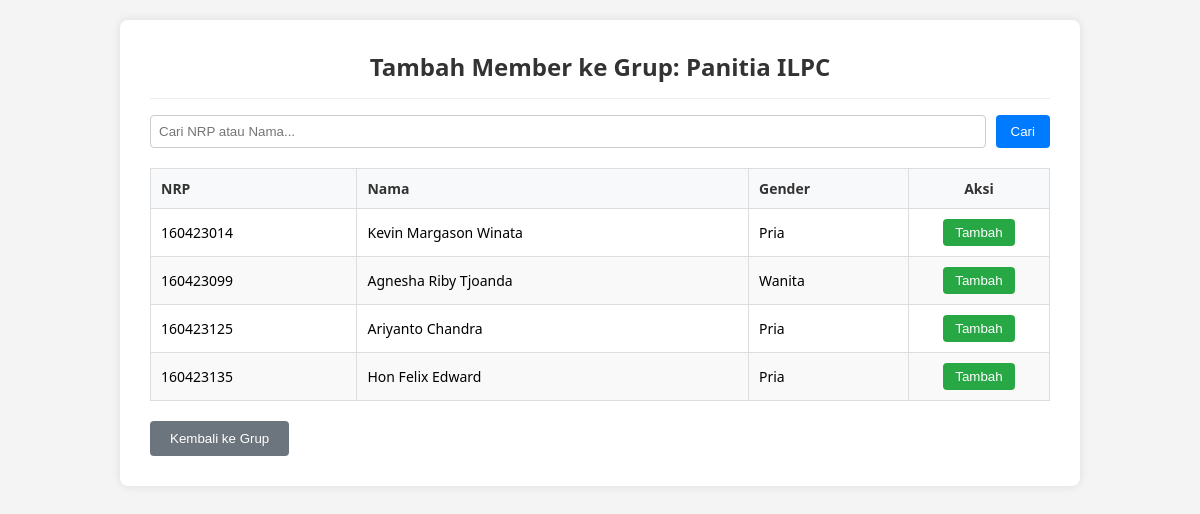
/tambah_member.php?id=1 (signed in), run on the app's committed database.
### tables this page shows
CREATE TABLE `grup` (
  `idgrup` int(11) NOT NULL,
  `username_pembuat` varchar(20) NOT NULL,
  `nama` varchar(45) DEFAULT NULL,
  `deskripsi` varchar(45) DEFAULT NULL,
  `tanggal_pembentukan` datetime DEFAULT NULL,
  `jenis` enum('Privat','Publik') DEFAULT NULL,
  `kode_pendaftaran` varchar(45) DEFAULT NULL
);

CREATE TABLE `mahasiswa` (
  `nrp` char(9) NOT NULL,
  `nama` varchar(45) DEFAULT NULL,
  `gender` enum('Pria','Wanita') DEFAULT NULL,
  `tanggal_lahir` date DEFAULT NULL,
  `angkatan` year(4) DEFAULT NULL,
  `foto_extention` varchar(4) DEFAULT NULL
);

### class/parent.php (called while the page is built, shortened)
<?php
class classParent {
	public function __construct(){
		$this->mysqli =
		new mysqli(SERVER, UID, PWD, DB);
	}
}
?>

### class/grup.php (called while the page is built, shortened)
<?php
require_once("parent.php");
class Grup extends classParent {
    public function getGrup($idgrup = null) {
        if ($idgrup) {
            $sql = "SELECT * FROM grup WHERE idgrup = ?";
            $stmt = $this->mysqli->prepare($sql);
            $stmt->bind_param("i", $idgrup);
            $stmt->execute();
            $res = $stmt->get_result();
            $data = $res->fetch_assoc();
            return $data;
        }
    }
}
?>

### class/mahasiswa.php (called while the page is built, shortened)
<?php
require_once("parent.php");
class Mahasiswa extends classParent {
    public function getMahasiswa($nrp = null) {
        if ($nrp) {
            $sql = "SELECT * FROM mahasiswa WHERE nrp=?";
            $stmt = $this->mysqli->prepare($sql);
            $stmt->bind_param("s", $nrp);
            $stmt->execute();
            $res = $stmt->get_result();
            $data = $res->fetch_assoc();
            $stmt->close();
            return $data;
        } else {
            $sql = "SELECT * FROM mahasiswa";
            $stmt = $this->mysqli->prepare($sql);
            $stmt->execute();
            $res = $stmt->get_result();
            $data = [];
            while ($row = $res->fetch_assoc()) {
                $data[] = $row;
            }
            return $data;
        }
    }
}
?>

### class/member_grup.php (called while the page is built, shortened)
<?php
require_once("parent.php");
class MemberGrup extends classParent {
    public function isMember($idgrup, $username) {
        $sql = "SELECT * FROM member_grup WHERE idgrup = ? AND username = ?";
        $stmt = $this->mysqli->prepare($sql);
        $stmt->bind_param("is", $idgrup, $username);
        $stmt->execute();
        $res = $stmt->get_result();
        $exists = $res->fetch_assoc();
        return $exists ? true : false;
    }
}
?>

### tambah_member.php (the view, shortened to what this page needs)
<?php
require_once("class/member_grup.php");
require_once("class/mahasiswa.php");
require_once("class/grup.php");
$idgrup = $_GET['id'];
$grupObj = new Grup();
$grup = $grupObj->getGrup($idgrup);
$memberObj = new MemberGrup();
$mhsObj = new Mahasiswa();
$allMahasiswa = $mhsObj->getMahasiswa();
$cari = isset($_GET['cari']) ? strtolower($_GET['cari']) : "";
$mahasiswas = [];
foreach ($allMahasiswa as $m) {
    if ($cari == "" ||
        str_contains(strtolower($m['nama']), $cari) ||
        str_contains(strtolower($m['nrp']),  $cari)) {
        $mahasiswas[] = $m;
    }
}
?>
<!DOCTYPE html>
<html>
<head>
</head>
<body>
<div class="container">
    <?php
    echo '<h1>Tambah Member ke Grup: ' . htmlentities($grup['nama']) . '</h1>';
    echo '<form method="get" action="" class="search-box">
        <input type="hidden" name="id" value="' . $idgrup . '">
        <input type="text" name="cari" placeholder="Cari NRP atau Nama..." value="' . htmlentities($cari) . '">
        <button type="submit" class="btn-search">Cari</button>
    </form>';
    echo '<table>
        <thead>
            <tr>
                <th>NRP</th>
                <th>Nama</th>
                <th>Gender</th>
                <th style="text-align:center; width: 120px;">Aksi</th>
            </tr>
        </thead>
        <tbody>';
    if (empty($mahasiswas)) {
        echo '<tr><td colspan="4" style="text-align:center;">Data tidak ditemukan.</td></tr>';
    } else {
        foreach ($mahasiswas as $m) {
            $username_mhs = $m['nrp'];
            $already = $memberObj->isMember($idgrup, $username_mhs);
            echo '<tr>';
            echo '<td>' . htmlentities($m['nrp']) . '</td>';
            echo '<td>' . htmlentities($m['nama']) . '</td>';
            echo '<td>' . htmlentities($m['gender']) . '</td>';
            echo '<td style="text-align:center;">';
            if ($already) {
                echo '<button class="btn-disabled" disabled>Sudah Ada</button>';
            } else {
                echo '<button class="btn-add" onclick="window.location.href=\'proses_tambah_member.php?grup=' . $idgrup . '&user=' . $username_mhs . '\'">Tambah</button>';
            }
            echo '</td>';
            echo '</tr>';
        }
    }
    echo '</tbody></table>';
    echo '<a href="detail_grup.php?id=' . $idgrup . '"><button type="button" class="btn-back">Kembali ke Grup</button></a>';
    ?>
</div>
</body>
</html>

### tambah_member.php (style rules this page uses)
body { font-family: 'Segoe UI', Tahoma, Geneva, Verdana, sans-serif; background-color: #f4f4f4; padding: 20px; margin: 0; }
.container { background: white; padding: 30px; border-radius: 8px; max-width: 900px; margin: auto; box-shadow: 0 0 10px rgba(0,0,0,0.1); }
h1 { margin-top: 0; color: #333; text-align: center; border-bottom: 1px solid #eee; padding-bottom: 15px; font-size: 24px; }
.search-box { margin-bottom: 20px; display: flex; gap: 10px; }
.search-box input { flex: 1; padding: 8px; border: 1px solid #ccc; border-radius: 4px; }
.btn-search { background-color: #007bff; color: white; padding: 8px 15px; border: none; border-radius: 4px; cursor: pointer; }
table { border-collapse: collapse; width: 100%; margin-bottom: 20px; font-size: 14px; }
th, td { border: 1px solid #ddd; padding: 10px; text-align: left; }
th { background-color: #f8f9fa; color: #333; font-weight: 600; }
tr:nth-child(even) { background-color: #f9f9f9; }
.btn-add { background-color: #28a745; color: white; border: none; padding: 6px 12px; border-radius: 4px; cursor: pointer; }
.btn-back { background-color: #6c757d; color: white; border: none; padding: 10px 20px; border-radius: 4px; cursor: pointer; }

### data on the page
grup: nama "Panitia ILPC"
mahasiswa: nrp "160423014", nama "Kevin Margason Winata", gender "Pria"
mahasiswa: nrp "160423099", nama "Agnesha Riby Tjoanda", gender "Wanita"
mahasiswa: nrp "160423125", nama "Ariyanto Chandra", gender "Pria"
mahasiswa: nrp "160423135", nama "Hon Felix Edward", gender "Pria"
